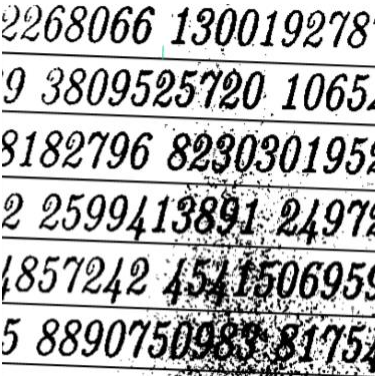
#> input picture HoangKienThiet_51702187_midterm/input.png, 377 x 376 px
$ python 51702187.py
#> lines starting #> are read from the running program, lines starting #| are printed output that depends on the picture; after the words box and inside, x2 and y2 are one past the last pixel; in counts of white or black regions, pixels touching at a corner belong together
import sys
import cv2
# import numpy as np
fOutput = open('output.txt', 'w')
img = cv2.imread('input.png')
#> img is the input picture: shape (376, 377, 3); mean B, G, R 183, 183, 182.9
#------------------
gray = cv2.cvtColor(img, cv2.COLOR_BGR2GRAY)
blur = cv2.GaussianBlur(gray, (5, 5), 0)
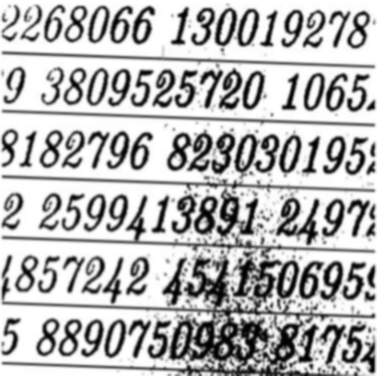
#> blur: shape (376, 377); min 1, max 255, mean 182.9
# -----------------
thresh = cv2.adaptiveThreshold(blur,127,cv2.ADAPTIVE_THRESH_GAUSSIAN_C, cv2.THRESH_BINARY,3,2)
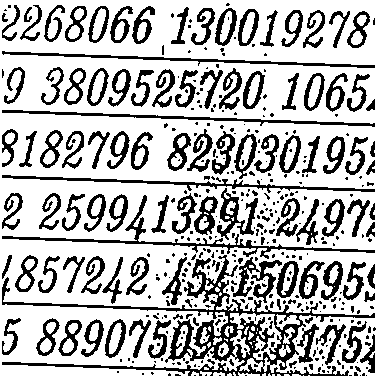
#> thresh: shape (376, 377); values 0 (black) and 127 (white), 71.4% white; 415 black regions (299 under 20 px), largest, box (x1, y1, x2, y2) and area: (2, 255, 375, 376) 6181, (2, 195, 375, 259) 1540, (2, 175, 375, 193) 1150
ret, markers = cv2.connectedComponents(thresh) # lable_num, lable_img
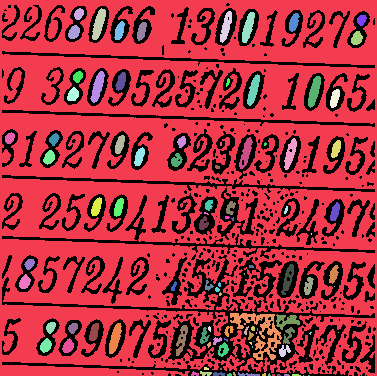
#> markers: shape (376, 377) int32; 102 distinct labels, from 0 to 101; one colour per label, 0 black
#> ret = 102
# -----------------
convertBinary = cv2.bitwise_not(thresh)
kernel = cv2.getStructuringElement(cv2.MORPH_CROSS, (3,3))
# -----------------
opening = cv2.morphologyEx(convertBinary, cv2.MORPH_OPEN, kernel)
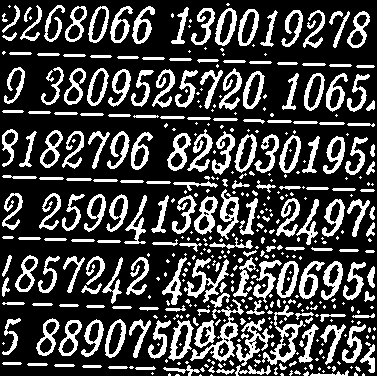
#> opening: shape (376, 377); values 128 (black) and 255 (white), 26.5% white; 449 white regions (245 under 20 px), largest, box (x1, y1, x2, y2) and area: (190, 299, 244, 362) 724, (262, 305, 306, 365) 632, (184, 258, 229, 303) 600
closing = cv2.morphologyEx(opening, cv2.MORPH_CLOSE, kernel)
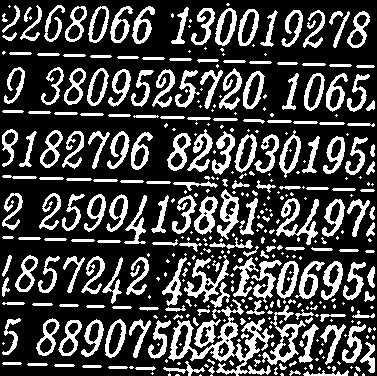
#> closing: shape (376, 377); values 128 (black) and 255 (white), 26.9% white; 402 white regions (199 under 20 px), largest, box (x1, y1, x2, y2) and area: (168, 299, 274, 376) 2021, (276, 198, 319, 245) 690, (262, 305, 306, 365) 680
# -----------------
revertBinary = cv2.bitwise_not(closing)
edged = cv2.Canny(revertBinary, 100, 127, 127, L2gradient=True)
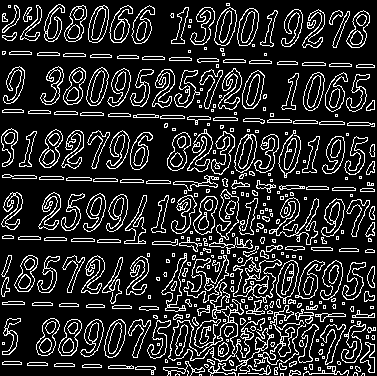
#> edged: shape (376, 377); 16.9% white in thin lines or dots
#------------------
cnts, hier = cv2.findContours(edged, cv2.RETR_LIST, cv2.CHAIN_APPROX_SIMPLE)
#> cnts = 956 contours, 472 with area under 20; largest, box (x1, y1, x2, y2) and area: (168, 282, 265, 362) 2244, (168, 320, 238, 362) 1355, (233, 257, 282, 303) 1138, (269, 197, 319, 245) 762, (183, 255, 229, 303) 700
cnts=sorted(cnts, key = lambda x: cv2.contourArea(x), reverse = True)
# ------------- Draw
for c in cnts:
    if cv2.contourArea(c) > 100 and cv2.contourArea(c) < 500:
        [X, Y, W, H] = cv2.boundingRect(c)
        cv2.rectangle(img, (X, Y), (X + W, Y + H), (0,0,255), 1)
        fOutput.write(str(X))
        fOutput.write(',')
        fOutput.write(str(Y))
        fOutput.write(' ')
        fOutput.write(str(W))
        fOutput.write(' ')
        fOutput.write(str(H))
        fOutput.write('\n')
#> this loop made 956 passes
#> (X, Y, W, H) on passes 39 to 50: (64, 5, 23, 37), (298, 260, 27, 39), (321, 198, 24, 39), (39, 129, 24, 39), (346, 10, 24, 38), (63, 67, 23, 38), (14, 255, 24, 37), (131, 5, 24, 39), (320, 260, 23, 40), (322, 136, 23, 38), (130, 132, 23, 38), (325, 72, 23, 40)
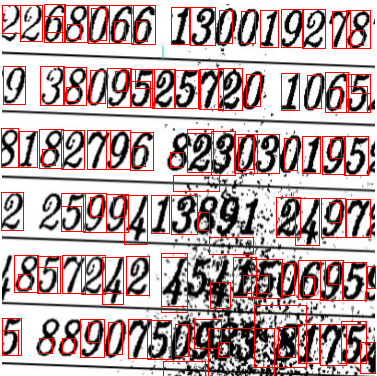
#> img: shape (376, 377, 3); mean B, G, R 166.8, 166.8, 189.2

fOutput.close()
cv2.imshow('Output',img)
cv2.imwrite('output.jpg',img)
cv2.waitKey(0)
